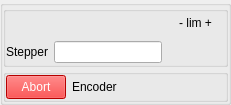
  <widget class="QGroupBox" name="upperJaw" >
   <property name="geometry" >
    <rect>
     <x>10</x>
     <y>130</y>
     <width>231</width>
     <height>98</height>
    </rect>
   </property>
   <layout class="QGridLayout" >
    <property name="leftMargin" >
     <number>0</number>
    </property>
    <property name="topMargin" >
     <number>0</number>
    </property>
    <property name="rightMargin" >
     <number>0</number>
    </property>
    <property name="bottomMargin" >
     <number>0</number>
    </property>
    <property name="verticalSpacing" >
     <number>2</number>
    </property>
    <item row="0" column="0" >
     <widget class="TauGroupBox" name="upperStepper" >
      <property name="flat" >
       <bool>true</bool>
      </property>
      <property name="showText" >
       <bool>false</bool>
      </property>
      <layout class="QGridLayout" >
       <property name="leftMargin" >
        <number>0</number>
       </property>
       <property name="topMargin" >
        <number>0</number>
       </property>
       <property name="rightMargin" >
        <number>0</number>
       </property>
       <property name="bottomMargin" >
        <number>0</number>
       </property>
       <property name="horizontalSpacing" >
        <number>6</number>
       </property>
       <property name="verticalSpacing" >
        <number>6</number>
       </property>
       <item row="0" column="0" >
        <layout class="QHBoxLayout" >
         <item>
          <widget class="TauValueLabel" name="upperLabelState" >
           <property name="minimumSize" >
            <size>
             <width>50</width>
             <height>22</height>
            </size>
           </property>
           <property name="frameShape" >
            <enum>QFrame::NoFrame</enum>
           </property>
           <property name="frameShadow" >
            <enum>QFrame::Plain</enum>
           </property>
           <property name="showQuality" >
            <bool>false</bool>
           </property>
           <property name="useParentModel" >
            <bool>true</bool>
           </property>
           <property name="model" >
            <string>/State</string>
           </property>
          </widget>
         </item>
         <item>
          <widget class="TauStateLed" name="upperLedState" >
           <property name="useParentModel" >
            <bool>true</bool>
           </property>
           <property name="model" >
            <string>/State</string>
           </property>
          </widget>
         </item>
         <item>
          <spacer>
           <property name="orientation" >
            <enum>Qt::Horizontal</enum>
           </property>
           <property name="sizeHint" >
            <size>
             <width>150</width>
             <height>20</height>
            </size>
           </property>
          </spacer>
         </item>
         <item>
          <widget class="TauLimitSwitch" name="upperLimitN" >
           <property name="useParentModel" >
            <bool>true</bool>
           </property>
           <property name="model" >
            <string>/Limit_switches</string>
           </property>
           <property name="boolIndex" >
            <number>2</number>
           </property>
          </widget>
         </item>
         <item>
          <widget class="QLabel" name="upperLimitLabel" >
           <property name="text" >
            <string>- lim +</string>
           </property>
           <property name="alignment" >
            <set>Qt::AlignCenter</set>
           </property>
          </widget>
         </item>
         <item>
          <widget class="TauLimitSwitch" name="upperLimitP" >
           <property name="useParentModel" >
            <bool>true</bool>
           </property>
           <property name="model" >
            <string>/Limit_switches</string>
           </property>
           <property name="boolIndex" >
            <number>1</number>
           </property>
          </widget>
         </item>
        </layout>
       </item>
       <item row="1" column="0" >
        <layout class="QHBoxLayout" >
         <item>
          <widget class="QLabel" name="upperStepperLabel" >
           <property name="text" >
            <string>Stepper</string>
           </property>
          </widget>
         </item>
         <item>
          <widget class="TauValueLineEdit" name="upperStepperWrite" >
           <property name="useParentModel" >
            <bool>true</bool>
           </property>
           <property name="model" >
            <string>/Position</string>
           </property>
          </widget>
         </item>
         <item>
          <widget class="TauValueLabel" name="upperStepperRead" >
           <property name="sizePolicy" >
            <sizepolicy vsizetype="Preferred" hsizetype="Expanding" >
             <horstretch>0</horstretch>
             <verstretch>0</verstretch>
            </sizepolicy>
           </property>
           <property name="useParentModel" >
            <bool>true</bool>
           </property>
           <property name="model" >
            <string>/Position</string>
           </property>
          </widget>
         </item>
         <item>
          <widget class="TauConfigLabel" name="upperStepperUnits" >
           <property name="minimumSize" >
            <size>
             <width>35</width>
             <height>24</height>
            </size>
           </property>
           <property name="maximumSize" >
            <size>
             <width>35</width>
             <height>24</height>
            </size>
           </property>
           <property name="useParentModel" >
            <bool>true</bool>
           </property>
           <property name="model" >
            <string>/Position?configuration=unit</string>
           </property>
          </widget>
         </item>
        </layout>
       </item>
      </layout>
     </widget>
    </item>
    <item row="1" column="0" >
     <widget class="TauGroupBox" name="upperEnc" >
      <property name="flat" >
       <bool>true</bool>
      </property>
      <property name="showText" >
       <bool>false</bool>
      </property>
      <layout class="QGridLayout" >
       <property name="leftMargin" >
        <number>0</number>
       </property>
       <property name="topMargin" >
        <number>0</number>
       </property>
       <property name="rightMargin" >
        <number>0</number>
       </property>
       <property name="bottomMargin" >
        <number>0</number>
       </property>
       <property name="horizontalSpacing" >
        <number>6</number>
       </property>
       <property name="verticalSpacing" >
        <number>6</number>
       </property>
       <item row="0" column="0" >
        <layout class="QHBoxLayout" >
         <item>
          <widget class="QPushButton" name="upperAbort" >
           <property name="maximumSize" >
            <size>
             <width>60</width>
             <height>25</height>
            </size>
           </property>
           <property name="palette" >
            <palette>
             <active>
              <colorrole role="WindowText" >
               <brush brushstyle="SolidPattern" >
                <color alpha="255" >
                 <red>0</red>
                 <green>0</green>
                 <blue>0</blue>
                </color>
               </brush>
              </colorrole>
              <colorrole role="Button" >
               <brush brushstyle="SolidPattern" >
                <color alpha="255" >
                 <red>255</red>
                 <green>0</green>
                 <blue>0</blue>
                </color>
               </brush>
              </colorrole>
              <colorrole role="Light" >
               <brush brushstyle="SolidPattern" >
                <color alpha="255" >
                 <red>255</red>
                 <green>127</green>
                 <blue>127</blue>
                </color>
               </brush>
              </colorrole>
              <colorrole role="Midlight" >
               <brush brushstyle="SolidPattern" >
                <color alpha="255" >
                 <red>255</red>
                 <green>63</green>
                 <blue>63</blue>
                </color>
               </brush>
              </colorrole>
              <colorrole role="Dark" >
               <brush brushstyle="SolidPattern" >
                <color alpha="255" >
                 <red>127</red>
                 <green>0</green>
                 <blue>0</blue>
                </color>
               </brush>
              </colorrole>
              <colorrole role="Mid" >
               <brush brushstyle="SolidPattern" >
                <color alpha="255" >
                 <red>170</red>
                 <green>0</green>
                 <blue>0</blue>
                </color>
               </brush>
              </colorrole>
              <colorrole role="Text" >
               <brush brushstyle="SolidPattern" >
                <color alpha="255" >
                 <red>0</red>
                 <green>0</green>
                 <blue>0</blue>
                </color>
               </brush>
              </colorrole>
              <colorrole role="BrightText" >
               <brush brushstyle="SolidPattern" >
                <color alpha="255" >
                 <red>255</red>
                 <green>255</green>
                 <blue>255</blue>
                </color>
               </brush>
              </colorrole>
              <colorrole role="ButtonText" >
               <brush brushstyle="SolidPattern" >
                <color alpha="255" >
                 <red>255</red>
                 <green>255</green>
                 <blue>255</blue>
                </color>
               </brush>
              </colorrole>
              <colorrole role="Base" >
               <brush brushstyle="SolidPattern" >
                <color alpha="255" >
                 <red>255</red>
                 <green>255</green>
                 <blue>255</blue>
                </color>
               </brush>
              </colorrole>
              <colorrole role="Window" >
               <brush brushstyle="SolidPattern" >
                <color alpha="255" >
                 <red>255</red>
                 <green>0</green>
                 <blue>0</blue>
                </color>
               </brush>
              </colorrole>
              <colorrole role="Shadow" >
               <brush brushstyle="SolidPattern" >
                <color alpha="255" >
                 <red>0</red>
                 <green>0</green>
                 <blue>0</blue>
                </color>
               </brush>
              </colorrole>
              <colorrole role="AlternateBase" >
               <brush brushstyle="SolidPattern" >
                <color alpha="255" >
                 <red>255</red>
                 <green>127</green>
                 <blue>127</blue>
                </color>
               </brush>
              </colorrole>
             </active>
             <inactive>
              <colorrole role="WindowText" >
               <brush brushstyle="SolidPattern" >
                <color alpha="255" >
                 <red>0</red>
                 <green>0</green>
                 <blue>0</blue>
                </color>
               </brush>
              </colorrole>
              <colorrole role="Button" >
               <brush brushstyle="SolidPattern" >
                <color alpha="255" >
                 <red>255</red>
                 <green>0</green>
                 <blue>0</blue>
                </color>
               </brush>
              </colorrole>
              <colorrole role="Light" >
               <brush brushstyle="SolidPattern" >
                <color alpha="255" >
                 <red>255</red>
                 <green>127</green>
                 <blue>127</blue>
                </color>
               </brush>
              </colorrole>
              <colorrole role="Midlight" >
               <brush brushstyle="SolidPattern" >
                <color alpha="255" >
                 <red>255</red>
                 <green>63</green>
                 <blue>63</blue>
                </color>
               </brush>
              </colorrole>
              <colorrole role="Dark" >
               <brush brushstyle="SolidPattern" >
                <color alpha="255" >
                 <red>127</red>
                 <green>0</green>
                 <blue>0</blue>
                </color>
               </brush>
              </colorrole>
              <colorrole role="Mid" >
               <brush brushstyle="SolidPattern" >
                <color alpha="255" >
                 <red>170</red>
                 <green>0</green>
                 <blue>0</blue>
                </color>
               </brush>
              </colorrole>
              <colorrole role="Text" >
               <brush brushstyle="SolidPattern" >
                <color alpha="255" >
                 <red>0</red>
                 <green>0</green>
                 <blue>0</blue>
                </color>
               </brush>
              </colorrole>
              <colorrole role="BrightText" >
               <brush brushstyle="SolidPattern" >
                <color alpha="255" >
                 <red>255</red>
                 <green>255</green>
                 <blue>255</blue>
                </color>
               </brush>
              </colorrole>
              <colorrole role="ButtonText" >
               <brush brushstyle="SolidPattern" >
                <color alpha="255" >
                 <red>255</red>
                 <green>255</green>
                 <blue>255</blue>
                </color>
               </brush>
              </colorrole>
              <colorrole role="Base" >
               <brush brushstyle="SolidPattern" >
                <color alpha="255" >
                 <red>255</red>
                 <green>255</green>
                 <blue>255</blue>
                </color>
               </brush>
              </colorrole>
              <colorrole role="Window" >
               <brush brushstyle="SolidPattern" >
                <color alpha="255" >
                 <red>255</red>
                 <green>0</green>
                 <blue>0</blue>
                </color>
               </brush>
              </colorrole>
              <colorrole role="Shadow" >
               <brush brushstyle="SolidPattern" >
                <color alpha="255" >
                 <red>0</red>
                 <green>0</green>
                 <blue>0</blue>
                </color>
               </brush>
              </colorrole>
              <colorrole role="AlternateBase" >
               <brush brushstyle="SolidPattern" >
                <color alpha="255" >
                 <red>255</red>
                 <green>127</green>
                 <blue>127</blue>
                </color>
               </brush>
              </colorrole>
             </inactive>
             <disabled>
              <colorrole role="WindowText" >
               <brush brushstyle="SolidPattern" >
                <color alpha="255" >
                 <red>127</red>
                 <green>0</green>
                 <blue>0</blue>
                </color>
               </brush>
              </colorrole>
              <colorrole role="Button" >
               <brush brushstyle="SolidPattern" >
                <color alpha="255" >
                 <red>255</red>
                 <green>0</green>
                 <blue>0</blue>
                </color>
               </brush>
              </colorrole>
              <colorrole role="Light" >
               <brush brushstyle="SolidPattern" >
                <color alpha="255" >
                 <red>255</red>
                 <green>127</green>
                 <blue>127</blue>
                </color>
               </brush>
              </colorrole>
              <colorrole role="Midlight" >
               <brush brushstyle="SolidPattern" >
                <color alpha="255" >
                 <red>255</red>
                 <green>63</green>
                 <blue>63</blue>
                </color>
               </brush>
              </colorrole>
              <colorrole role="Dark" >
               <brush brushstyle="SolidPattern" >
                <color alpha="255" >
                 <red>127</red>
                 <green>0</green>
                 <blue>0</blue>
                </color>
               </brush>
              </colorrole>
              <colorrole role="Mid" >
               <brush brushstyle="SolidPattern" >
                <color alpha="255" >
                 <red>170</red>
                 <green>0</green>
                 <blue>0</blue>
                </color>
               </brush>
              </colorrole>
              <colorrole role="Text" >
               <brush brushstyle="SolidPattern" >
                <color alpha="255" >
                 <red>127</red>
                 <green>0</green>
                 <blue>0</blue>
                </color>
               </brush>
              </colorrole>
              <colorrole role="BrightText" >
               <brush brushstyle="SolidPattern" >
                <color alpha="255" >
                 <red>255</red>
                 <green>255</green>
                 <blue>255</blue>
                </color>
               </brush>
              </colorrole>
              <colorrole role="ButtonText" >
               <brush brushstyle="SolidPattern" >
                <color alpha="255" >
                 <red>127</red>
                 <green>0</green>
                 <blue>0</blue>
                </color>
               </brush>
              </colorrole>
              <colorrole role="Base" >
               <brush brushstyle="SolidPattern" >
                <color alpha="255" >
                 <red>255</red>
                 <green>0</green>
                 <blue>0</blue>
                </color>
               </brush>
              </colorrole>
              <colorrole role="Window" >
               <brush brushstyle="SolidPattern" >
                <color alpha="255" >
                 <red>255</red>
                 <green>0</green>
                 <blue>0</blue>
                </color>
               </brush>
              </colorrole>
              <colorrole role="Shadow" >
               <brush brushstyle="SolidPattern" >
                <color alpha="255" >
                 <red>0</red>
                 <green>0</green>
                 <blue>0</blue>
                </color>
               </brush>
              </colorrole>
              <colorrole role="AlternateBase" >
               <brush brushstyle="SolidPattern" >
                <color alpha="255" >
                 <red>255</red>
                 <green>0</green>
                 <blue>0</blue>
                </color>
               </brush>
              </colorrole>
             </disabled>
            </palette>
           </property>
           <property name="text" >
            <string>Abort</string>
           </property>
          </widget>
         </item>
         <item>
          <widget class="QLabel" name="upperEncLabel" >
           <property name="text" >
            <string>Encoder</string>
           </property>
          </widget>
         </item>
         <item>
          <widget class="TauValueLabel" name="upperEncRead" >
           <property name="sizePolicy" >
            <sizepolicy vsizetype="Preferred" hsizetype="Expanding" >
             <horstretch>0</horstretch>
             <verstretch>0</verstretch>
            </sizepolicy>
           </property>
           <property name="useParentModel" >
            <bool>true</bool>
           </property>
           <property name="model" >
            <string>/Position</string>
           </property>
          </widget>
         </item>
         <item>
          <widget class="TauConfigLabel" name="upperEncUnits" >
           <property name="minimumSize" >
            <size>
             <width>35</width>
             <height>24</height>
            </size>
           </property>
           <property name="maximumSize" >
            <size>
             <width>35</width>
             <height>24</height>
            </size>
           </property>
           <property name="useParentModel" >
            <bool>true</bool>
           </property>
           <property name="model" >
            <string>/Position?configuration=unit</string>
           </property>
          </widget>
         </item>
        </layout>
       </item>
      </layout>
     </widget>
    </item>
   </layout>
  </widget>
